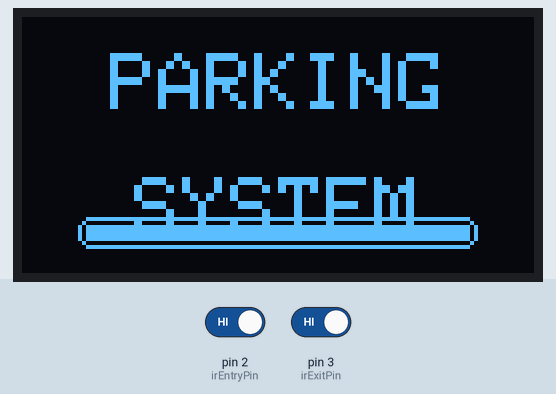
This sketch was run on a simulated Arduino Uno, built with avr-gcc and run on an emulated ATmega328P. Shown: 128×64 one-colour display. Inputs (shaded band) come from the test bench; at power-on: pin 2 (irEntryPin) HIGH, pin 3 (irExitPin) HIGH.

Above: at 2.0 s.
At 3.5 s:
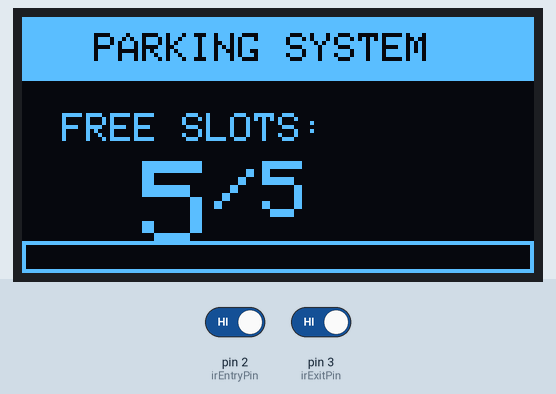
3.6 s: pin 2 (irEntryPin) driven LOW
At 4.4 s:
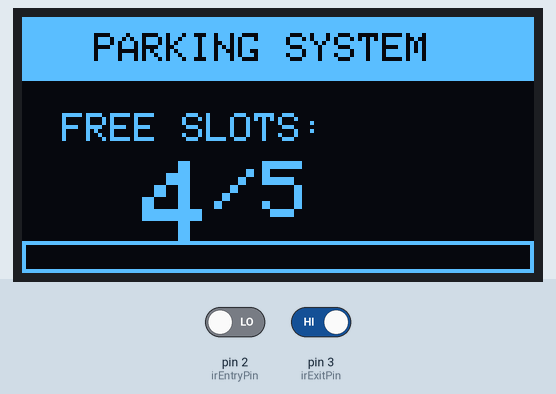
Timing chart, 0 to 6.6 s (numbered marks = the images above; inputs shaded):
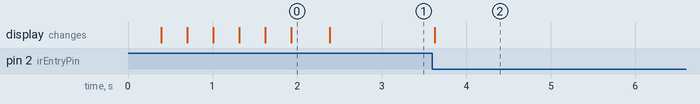

Measured:
- after the input at 3.6 s, the display: changes at once (image 2)
- what the display in image 0 shows lasts 0.5 s, from 1.9 s to 2.4 s

The sketch:

Parking_System.ino
```cpp
#include <Wire.h>
#include <Adafruit_GFX.h>
#include <Adafruit_SSD1306.h>

// --- OLED Display Definitions ---
#define SCREEN_WIDTH 128
#define SCREEN_HEIGHT 64
#define OLED_RESET -1
#define SCREEN_ADDRESS 0x3C

Adafruit_SSD1306 display(SCREEN_WIDTH, SCREEN_HEIGHT, &Wire, OLED_RESET);

// --- Pin & Parking System Definitions ---
const int irEntryPin = 2;
const int irExitPin  = 3;

const int totalSlots = 5;
int availableSlots   = 5;

// Edge detection variables
bool lastEntryState = HIGH;
bool lastExitState  = HIGH;

// Function prototype for intro animation
void playStartupAnimation();
void updateOLEDDisplay();

void setup() {
  pinMode(irEntryPin, INPUT);
  pinMode(irExitPin, INPUT);

  // Initialize OLED Display
  if (!display.begin(SSD1306_SWITCHCAPVCC, SCREEN_ADDRESS)) {
    for (;;); // Stop execution if display fails to initialize
  }

  // Run the "PARKING SYSTEM" text animation on boot
  playStartupAnimation();

  // Show live parking dashboard
  updateOLEDDisplay();
}

void loop() {
  bool currentEntryState = digitalRead(irEntryPin);
  bool currentExitState  = digitalRead(irExitPin);

  // --- ENTRY SENSOR DETECTED (Active LOW) ---
  if (lastEntryState == HIGH && currentEntryState == LOW) {
    if (availableSlots > 0) {
      availableSlots--;
      updateOLEDDisplay();
      delay(800); // Pass-through debounce delay
    } else {
      // Visual feedback when parking is full
      display.clearDisplay();
      display.setCursor(10, 20);
      display.setTextSize(2);
      display.setTextColor(SSD1306_WHITE);
      display.println("PARKING");
      display.setCursor(35, 40);
      display.println("FULL!");
      display.display();
      delay(1200);
      updateOLEDDisplay();
    }
  }

  // --- EXIT SENSOR DETECTED (Active LOW) ---
  if (lastExitState == HIGH && currentExitState == LOW) {
    if (availableSlots < totalSlots) {
      availableSlots++;
      updateOLEDDisplay();
      delay(800); // Pass-through debounce delay
    }
  }

  lastEntryState = currentEntryState;
  lastExitState  = currentExitState;
}

// --- Text Animation Routine ---
void playStartupAnimation() {
  // Step 1: Slide "PARKING" down from top and "SYSTEM" up from bottom
  for (int y = -15; y <= 10; y += 2) {
    display.clearDisplay();

    // Slide "PARKING" down
    display.setTextSize(2);
    display.setTextColor(SSD1306_WHITE);
    display.setCursor(22, y);
    display.print("PARKING");

    // Slide "SYSTEM" up proportionally
    int systemY = 64 - (y + 15);
    if (systemY < 28) systemY = 28;
    display.setCursor(28, systemY);
    display.print("SYSTEM");

    display.display();
    delay(20);
  }

  // Step 2: Draw an animated loading bar beneath the text
  display.drawRoundRect(14, 50, 100, 8, 3, SSD1306_WHITE);
  display.display();

  for (int w = 0; w <= 96; w += 4) {
    display.fillRect(16, 52, w, 4, SSD1306_WHITE);
    display.display();
    delay(25);
  }

  delay(400); // Hold final frame before entering dashboard
}

// --- Main UI Dashboard ---
void updateOLEDDisplay() {
  display.clearDisplay();

  // Header Bar
  display.fillRect(0, 0, 128, 16, SSD1306_WHITE);
  display.setTextSize(1);
  display.setTextColor(SSD1306_BLACK);
  display.setCursor(18, 4);
  display.print("PARKING SYSTEM");

  // Free Slots Count
  display.setTextSize(1);
  display.setTextColor(SSD1306_WHITE);
  display.setCursor(10, 24);
  display.print("FREE SLOTS:");

  display.setTextSize(3);
  display.setCursor(30, 36);
  display.print(availableSlots);
  display.setTextSize(2);
  display.print("/");
  display.print(totalSlots);

  // Status Indicator
  if (availableSlots == 0) {
    display.fillRect(0, 56, 128, 8, SSD1306_WHITE);
  } else {
    display.drawRect(0, 56, 128, 8, SSD1306_WHITE);
  }

  display.display();
}
```
